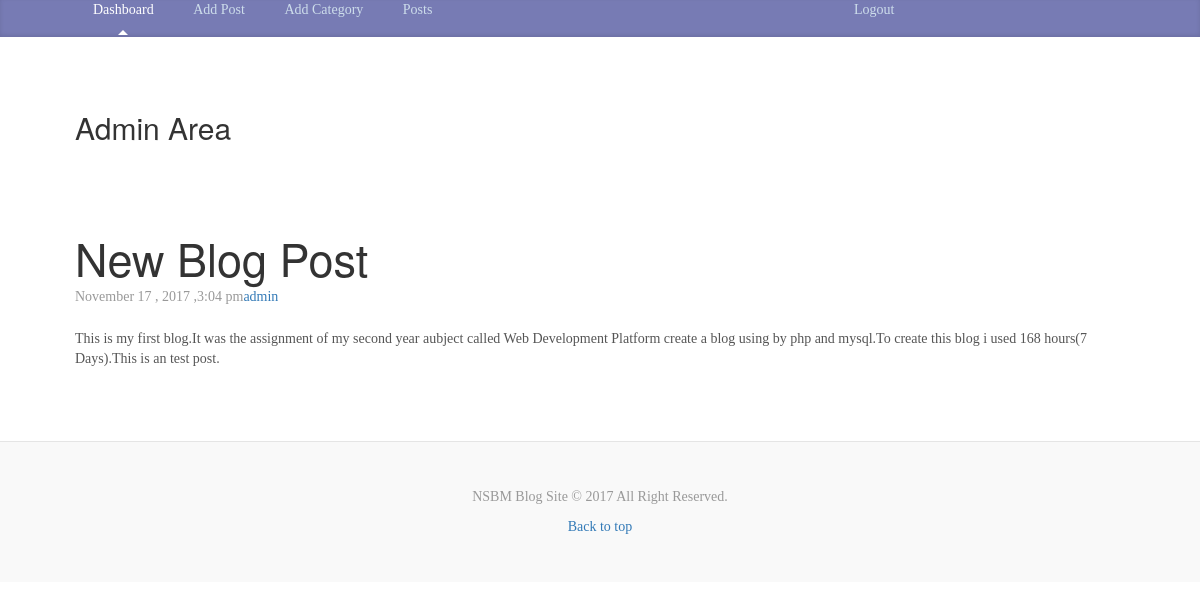
Page /admin/post.php?id=1 on the committed database.
### tables this page shows
CREATE TABLE `posts` (
  `id` int(11) NOT NULL,
  `category` int(11) NOT NULL,
  `title` varchar(255) NOT NULL,
  `body` text NOT NULL,
  `author` varchar(255) NOT NULL,
  `tags` varchar(255) NOT NULL,
  `date` timestamp NOT NULL DEFAULT CURRENT_TIMESTAMP
);

### libraries/Database.php (called while the page is built, shortened)
<?php
class Database
{
	public $host = DB_HOST;
	public $username = DB_USER;
	public $password = DB_PASS;
	public $db_name = DB_NAME;
	public $link;
	private function connect()
	{
		$this->link = new mysqli($this->host,$this->username,$this->password,$this->db_name);
	}
	public function select($query)
	{
		$result = $this->link->query($query) or die ($this->link.__LINE__);
		if($result->num_rows > 0)
		{
			return $result;
		}
		else
		{
			return false;
		}
	}
}
?>

### helpers/format_helper.php (called while the page is built, shortened)
<?php
function formatDate($date)
{
	return date('F j , Y ,g:i a',strtotime($date));
}
?>

### admin/post.php (the view, shortened to what this page needs)
<?php include 'includes/header.php'; ?>
<?php
  $id = $_GET['id'];
  $db=new Database();
  $query = "SELECT * FROM posts WHERE id = ".$id;
  $post = $db->select($query)->fetch_assoc();
?>
<div class="blog-post">
            <h2 class="blog-post-title"><?php echo $post['title']; ?></h2>
            <p class="blog-post-meta"><?php echo formatDate($post['date']); ?><a href="#"><?php echo $post['author']; ?></a></p>
            <?php echo($post['body']); ?>
          </div>
<?php include 'includes/footer.php'; ?>

### css/customadmin.css (style rules this page uses)
@media (min-width: 48em) { html { font-size: 18px; } }
body { font-family: Georgia, "Times New Roman", Times, serif; color: #555; }
h1, .h1, h2, .h2, h3, .h3, h4, .h4, h5, .h5, h6, .h6 { font-family: "Helvetica Neue", Helvetica, Arial, sans-serif; font-weight: normal; color: #333; }
.blog-post { margin-bottom: 4rem; }
.blog-post-title { margin-bottom: .25rem; font-size: 2.5rem; }
.blog-post-meta { margin-bottom: 1.25rem; color: #999; }

### rows in the picture
posts: title "New Blog Post", date "November 17 , 2017 ,3:04 pm", author "admin", body "This is my first blog.It was the assignment of my second year aubject called Web Development Platform create a blog using by php and mysql.To create this blog i used 168 hours(7 Days).This is an test post."
